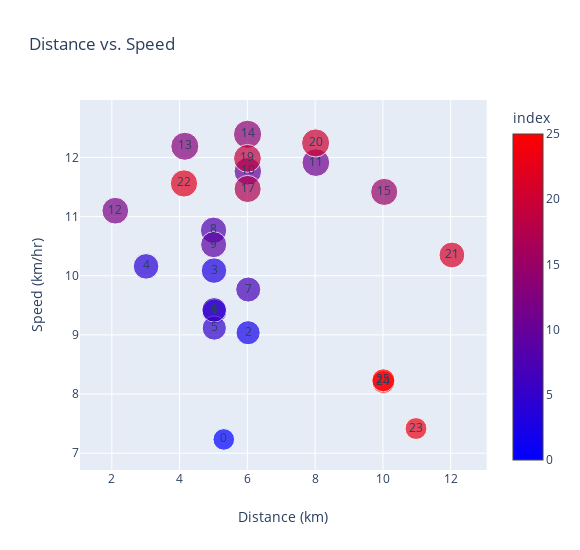

The code cell stored with this chart in its notebook:
### Code cell
px.scatter(df.reset_index(), x="distance", y="speed",
           color="index", size="speed",
           text="index",
           title="Distance vs. Speed",
           height=550, width=580,
           labels={"distance": "Distance (km)", "speed": "Speed (km/hr)"},
           color_continuous_scale=px.colors.sequential.Bluered
          )

### Figure 1 — Plotly figure (JSON) as saved in the notebook; plotly's stock layout.template omitted (floating-point values rounded to 4 significant figures)
{"data": [{"hoverlabel": {"namelength": 0}, "hovertemplate": "Distance (km)=%{x}<br>Speed (km/hr)=%{marker.size}<br>index=%{marker.color}", "legendgroup": "", "marker": {"color": [0, 1, 2, 3, 4, 5, 6, 7, 8, 9, 10, 11, 12, 13, 14, 15, 17, 19, 20, 21, 22, 23, 24, 25], "coloraxis": "coloraxis", "size": [7.232, 9.396, 9.036, 10.09, 10.16, 9.115, 9.422, 9.767, 10.77, 10.53, 11.77, 11.91, 11.1, 12.19, 12.39, 11.42, 11.47, 11.98, 12.25, 10.35, 11.56, 7.416, 8.203, 8.233], "sizemode": "area", "sizeref": 0.03098, "symbol": "circle"}, "mode": "markers+text", "name": "", "showlegend": false, "text": [0, 1, 2, 3, 4, 5, 6, 7, 8, 9, 10, 11, 12, 13, 14, 15, 17, 19, 20, 21, 22, 23, 24, 25], "type": "scatter", "x": [5.304, 5.029, 6.022, 5.015, 3.011, 5.023, 5.02, 6.026, 5.002, 5.005, 6.013, 8.021, 2.103, 4.154, 6.006, 10.04, 6.007, 6.002, 8.014, 12.04, 4.129, 10.98, 10.01, 10.01], "xaxis": "x", "y": [7.232, 9.396, 9.036, 10.09, 10.16, 9.115, 9.422, 9.767, 10.77, 10.53, 11.77, 11.91, 11.1, 12.19, 12.39, 11.42, 11.47, 11.98, 12.25, 10.35, 11.56, 7.416, 8.203, 8.233], "yaxis": "y"}], "layout": {"coloraxis": {"colorbar": {"title": {"text": "index"}}, "colorscale": [[0, "rgb(0,0,255)"], [1, "rgb(255,0,0)"]]}, "height": 550, "legend": {"itemsizing": "constant", "tracegroupgap": 0}, "title": {"text": "Distance vs. Speed"}, "width": 580, "xaxis": {"anchor": "y", "autorange": true, "domain": [0, 0.98], "range": [1.058, 13.06], "title": {"text": "Distance (km)"}, "type": "linear"}, "yaxis": {"anchor": "x", "autorange": true, "domain": [0, 1], "range": [6.715, 12.97], "title": {"text": "Speed (km/hr)"}, "type": "linear"}}}
